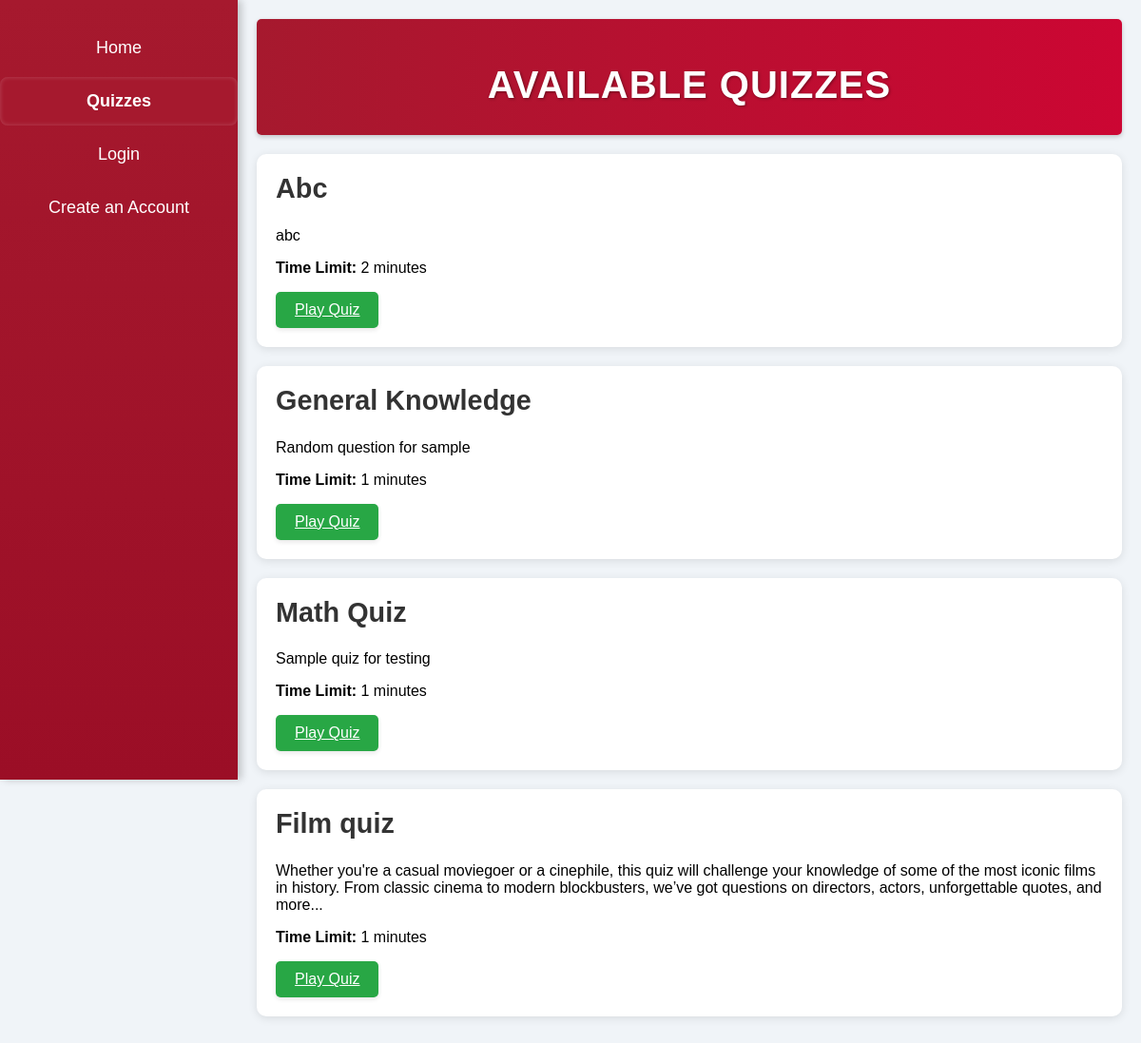
Before: /quizzes with the older database file.
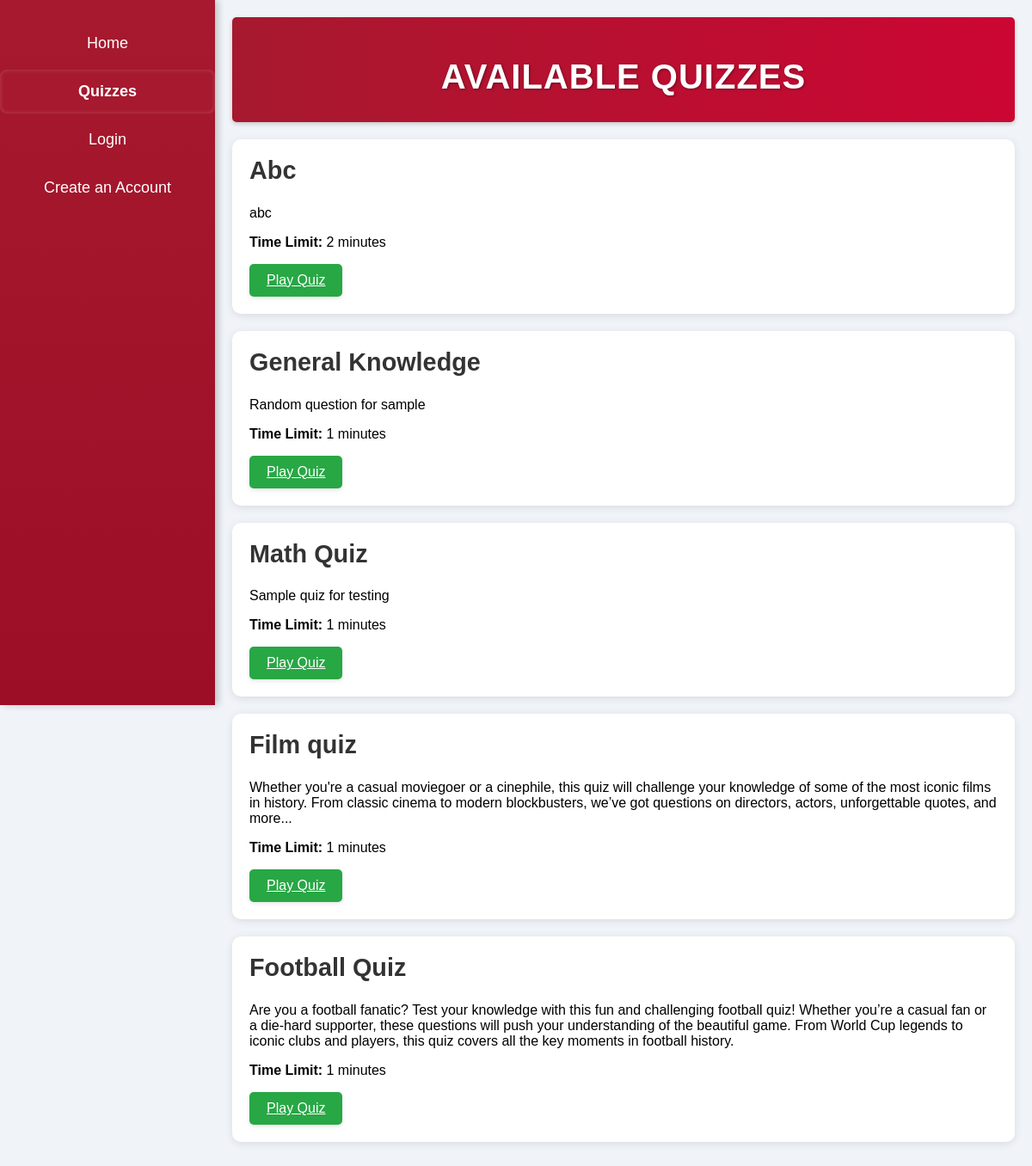
After: the same page with the newer database file.
### create_quiz.py (models this page shows)
class Quiz(db.Model):
    __tablename__ = 'quiz'
    id = db.Column(db.Integer, primary_key=True)
    title = db.Column(db.String(100), nullable=False)
    description = db.Column(db.Text, nullable=False)
    time_limit = db.Column(db.Integer, nullable=False)  # Time limit in minutes
    total_questions = db.Column(db.Integer, nullable=False)

### app.py (the view)
@app.route("/quizzes")
def quizzes():
    quizzes = Quiz.query.all()
    return render_template('quizzes.html', quizzes=quizzes)

### templates/quizzes.html (shortened to what this page needs)
<!DOCTYPE html>
<html lang="en">
<head>
    <link rel="stylesheet" href="{{ url_for('static', filename='main.css') }}">
</head>
<body>
    <div class="sidebar">
        <a href="/" title="">Home</a>
        <a class="active" href="/quizzes" title="">Quizzes</a>
        {% if 'user_id' in session %}
            <a href="/create_quiz" title="">Create a Quiz</a>
            <a href="/logout" title="">Log Out</a>
        {% else %}
            <a href="/login" title="">Login</a>
            <a href="/signup" title="">Create an Account</a>
        {% endif %}
    </div>
<div class="main-content">
    <header>
        <h1>Available Quizzes</h1>
    </header>
    <div class="container">
        <div class="quiz-list">
            {% for quiz in quizzes %}
            <div class="quiz-item">
                <h2 class="quiz-title">{{ quiz.title }}</h2>
                <p class="quiz-description">{{ quiz.description }}</p>
                <p class="quiz-time-limit"><strong>Time Limit:</strong> {{ quiz.time_limit }} minutes</p>
                <a href="{{ url_for('play_quiz', quiz_id=quiz.id) }}" class="btn">Play Quiz</a>
            </div>
            {% endfor %}
        </div>
    </div>
</div>
</body>
</html>

### static/main.css (style rules this page uses)
body { font-family: 'Arial', sans-serif; margin: 0; padding: 0; display: flex; min-height: 100vh; background-color: #f0f4f8; }
.sidebar { height: 100vh; width: 250px; background: linear-gradient(180deg, #A6192E 0%, #9B0E26 100%); padding-top: 20px; position: fixed; box-shadow: 4px 0 8px rgba(0, 0, 0, 0.2); transition: width 0.3s; text-align: center; }
h1 { font-size: 2.5rem; font-weight: bold; text-transform: uppercase; letter-spacing: 1px; margin-bottom: 10px; text-shadow: 1px 1px 3px rgba(0, 0, 0, 0.4); }
.quiz-title { font-size: 1.8rem; font-weight: 600; margin-top: 0; color: #333; }
.sidebar a { padding: 15px 20px; text-decoration: none; font-size: 18px; color: white; display: block; margin: 5px 0; border-radius: 8px; transition: background-color 0.3s, transform 0.2s, box-shadow 0.3s; }
.active { background-color: #A6192E; font-weight: bold; box-shadow: inset 0 0 5px rgba(255, 255, 255, 0.2); }
.main-content { margin-left: 250px; padding: 20px; flex-grow: 1; animation: fadeIn 0.5s; }
header { display: flex; justify-content: center; align-items: center; background: linear-gradient(to right, #A6192E, #CC0633); color: #fff; padding: 20px 0; border-radius: 5px; margin-bottom: 20px; box-shadow: 0 2px 5px rgba(0, 0, 0, 0.2); width: 100%; }
.quiz-item { background-color: #fff; padding: 20px; border-radius: 10px; box-shadow: 0 2px 10px rgba(0, 0, 0, 0.1); margin-bottom: 20px; transition: transform 0.3s, box-shadow 0.3s; }
.btn { display: inline-block; background-color: #28A745; color: white; padding: 10px 20px; border: none; border-radius: 5px; font-size: 16px; text-align: center; transition: background-color 0.3s, transform 0.2s; box-shadow: 0 2px 5px rgba(0, 0, 0, 0.1); }

Changed rows visible on the page:
added Quiz: title "Football Quiz", description "Are you a football fanatic? Test your knowledge with this fun and challenging football quiz! Whether you’re a casual fan or a die-hard supporter, these questions will push your understanding of the beautiful game. From World Cup legends to iconic clubs and players, this quiz covers all the key moments in football history.", time_limit "1"
